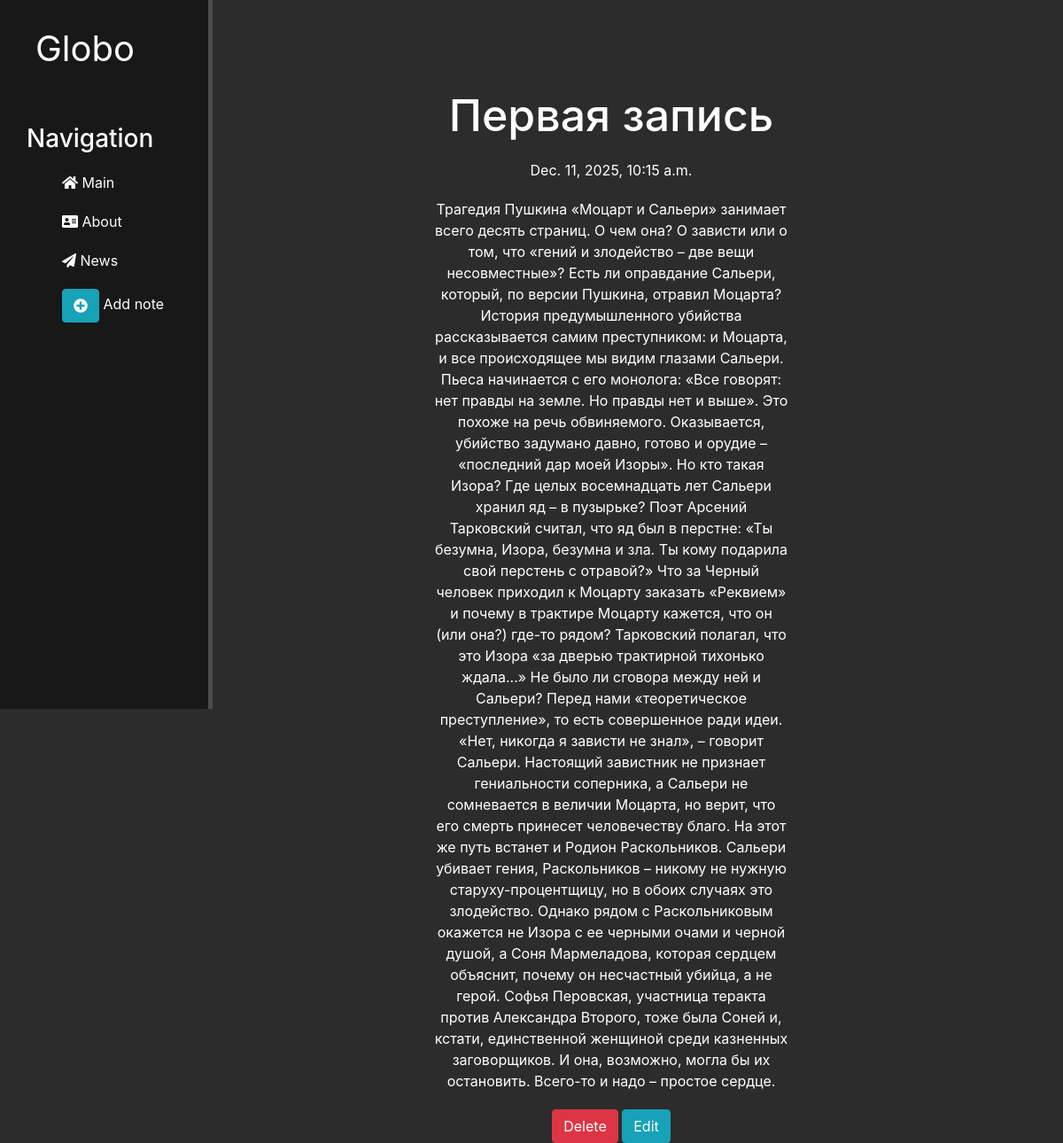
/news/6, run on the app's committed database.
### news/models.py (models this page shows, shortened)
class Articles(models.Model):
    title = models.CharField('Название', max_length=50)
    anons = models.CharField('Анонс', max_length=250)
    full_text = models.TextField('Статья')
    date = models.DateTimeField('Дата публикации')
    class Meta:
        verbose_name = 'Новость'
        verbose_name_plural = 'Новости'

### news/views.py (the view)
# urls.py: path('<int:pk>', views.NewsDetailView.as_view(), name='news-detail'),
class NewsDetailView(DetailView):
    model = Articles
    template_name = 'news/details_view.html'
    context_object_name = 'article'

### news/templates/news/details_view.html (shortened to what this page needs)
{% extends 'main/layout.html' %}
{% block content %}
    <div class="features">
        <h1>{{ article.title }}</h1>
        <p>{{ article.date }}</p>
        <p>{{ article.full_text }}</p>
        <a href="{% url 'news-delete' article.id %}" class="btn btn-danger">Delete</a>
        <a href="{% url 'news-update' article.id %}" class="btn btn-info">Edit</a>
    </div>
{% endblock %}

### main/static/main/css/main.css (style rules this page uses)
body { background: #2c2c2c; }
main .features { float: left; color: #fff; margin-top: 100px; text-align: center; width: 75%; }
main .features h1 { font-size: 50px; }
main .features p { max-width: 400px; margin: 20px auto }

### data on the page
Articles: title "Первая запись", date "Dec. 11, 2025, 10:15 a.m.", full_text "Трагедия Пушкина «Моцарт и Сальери» занимает всего десять страниц. О чем она? О зависти или о том, что «гений и злодейство – две вещи несовместные»? Есть ли оправдание Сальери, который, по версии Пушкина, отравил Моцарта? История предумышленного убийства рассказывается самим преступником: и Моцарта, и все происходящее мы видим глазами Сальери. Пьеса начинается с его монолога: «Все говорят: нет правды на земле. Но правды нет и выше». Это похоже на речь обвиняемого. Оказывается, убийство задумано давно, готово и орудие – «последний дар моей Изоры». Но кто такая Изора? Где целых восемнадцать лет Сальери хранил яд – в пузырьке? Поэт Арсений Тарковский считал, что яд был в перстне: «Ты безумна,…"
